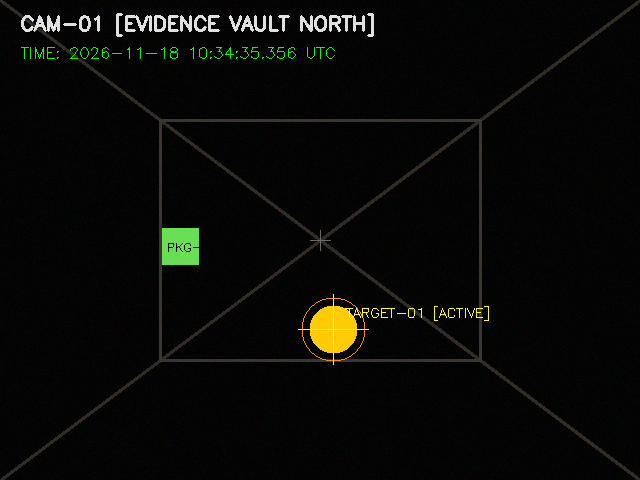
#> input picture evidence/frames/frame_000001.png, 640 x 480 px
$ python -i ai_tamper_detector.py   (imports and definitions only)   (older library calls are emulated)
#> lines starting #> are read from the running program, lines starting #| are printed output that depends on the picture
"""
AI & Computer Vision Forensic Analysis Engine.
Provides multi-modal spatial and temporal anomaly detection:
1. Error Level Analysis (ELA) - Detects compression and quantization inconsistencies
2. Laplacian Gradient Discontinuity - Identifies spliced, blurred, or pasted regions
3. Dense Optical Flow Temporal Consistency - Detects abrupt motion jumps from dropped/swapped frames
4. Composite AI Forensic Anomaly Score (0.0 to 1.0)
"""

import cv2
import numpy as np
from typing import Dict, Any, Tuple, Optional, List


class AITamperDetector:
    """
    Computer Vision and statistical forensic analyzer that complements
    the SHA-256 cryptographic hash chain with visual artifact detection.
    """

    def __init__(self, ela_scale: int = 20, ela_quality: int = 90):
        self.ela_scale = ela_scale
        self.ela_quality = ela_quality

    def compute_ela(self, frame: np.ndarray) -> Tuple[np.ndarray, float]:
        """
        Error Level Analysis (ELA):
        Compresses frame in-memory to JPEG and measures the pixel-level difference.
        Altered, spliced, or digitally modified areas compress at different error rates
        than the surrounding unmodified camera sensor pixels.
        Returns: (ela_visual_map, mean_error_intensity)
        """
        if frame is None:
            raise ValueError("Frame cannot be None")

        # Encode frame to JPEG memory buffer at fixed quality
        encode_param = [int(cv2.IMWRITE_JPEG_QUALITY), self.ela_quality]
        _, enc_img = cv2.imencode(".jpg", frame, encode_param)

        # Decode back to raw BGR
        resaved = cv2.imdecode(enc_img, cv2.IMREAD_COLOR)

        # Absolute difference between original and resaved
        diff = cv2.absdiff(frame, resaved)

        # Scale difference to enhance visibility
        ela_map = cv2.convertScaleAbs(diff, alpha=self.ela_scale, beta=0)

        # Compute mean ELA anomaly intensity
        mean_err = float(np.mean(diff))
        return ela_map, mean_err

    def detect_edge_discontinuities(self, frame: np.ndarray) -> Tuple[np.ndarray, float]:
        """
        Laplacian Gradient Discontinuity:
        Detects artificial high-frequency sharp borders or localized blur artifacts
        typical of pasted objects, digital stamps, or cloned regions.
        """
        gray = cv2.cvtColor(frame, cv2.COLOR_BGR2GRAY)
        laplacian = cv2.Laplacian(gray, cv2.CV_64F)
        lap_abs = np.uint8(np.absolute(laplacian))

        # Localized variance of gradient
        local_mean = cv2.blur(lap_abs, (15, 15))
        local_sqr_mean = cv2.blur(lap_abs ** 2, (15, 15))
        local_var = local_sqr_mean - local_mean ** 2

        norm_var = cv2.normalize(local_var, None, 0, 255, cv2.NORM_MINMAX, dtype=cv2.CV_8U)
        edge_anomaly_score = float(np.std(laplacian))
        return norm_var, edge_anomaly_score

    def compute_optical_flow_delta(
        self, prev_frame: np.ndarray, curr_frame: np.ndarray
    ) -> Tuple[float, np.ndarray]:
        """
        Dense Optical Flow Temporal Consistency:
        Computes Gunnar Farneback optical flow between consecutive frames.
        Detects abrupt motion jumps caused by dropped frames, temporal splicing,
        or rearranged frame sequences.
        """
        prev_gray = cv2.cvtColor(prev_frame, cv2.COLOR_BGR2GRAY)
        curr_gray = cv2.cvtColor(curr_frame, cv2.COLOR_BGR2GRAY)

        flow = cv2.calcOpticalFlowFarneback(
            prev_gray, curr_gray, None,
            pyr_scale=0.5, levels=3, winsize=15,
            iterations=3, poly_n=5, poly_sigma=1.2, flags=0
        )

        # Calculate magnitude and angle of 2D flow vectors
        mag, ang = cv2.cartToPolar(flow[..., 0], flow[..., 1])
        mean_motion = float(np.mean(mag))

        # Render HSV visualization of optical flow
        hsv = np.zeros_like(prev_frame)
        hsv[..., 1] = 255
        hsv[..., 0] = ang * 180 / np.pi / 2
        hsv[..., 2] = cv2.normalize(mag, None, 0, 255, cv2.NORM_MINMAX)
        flow_rgb = cv2.cvtColor(hsv, cv2.COLOR_HSV2BGR)

        return mean_motion, flow_rgb

    def analyze_frame_anomaly(
        self,
        frame: np.ndarray,
        prev_frame: Optional[np.ndarray] = None
    ) -> Dict[str, Any]:
        """
        Executes full multi-modal forensic inspection on an individual frame.
        Produces an overall AI Anomaly Score (0.0 to 1.0).
        """
        ela_map, ela_intensity = self.compute_ela(frame)
        edge_map, edge_score = self.detect_edge_discontinuities(frame)

        motion_delta = 0.0
        flow_vis = None
        if prev_frame is not None:
            motion_delta, flow_vis = self.compute_optical_flow_delta(prev_frame, frame)

        # High ELA error (> 6.0) or high edge spikiness indicates spatial editing
        ela_norm = min(1.0, max(0.0, (ela_intensity - 2.5) / 8.0))
        edge_norm = min(1.0, max(0.0, (edge_score - 10.0) / 40.0))

        # Composite score
        composite_score = float(0.6 * ela_norm + 0.4 * edge_norm)
        is_suspicious = composite_score > 0.45

        return {
            "is_suspicious": is_suspicious,
            "anomaly_score": round(composite_score, 4),
            "ela_intensity": round(ela_intensity, 3),
            "edge_anomaly_score": round(edge_score, 3),
            "optical_motion_delta": round(motion_delta, 3),
            "ela_map": ela_map,
            "edge_map": edge_map,
            "flow_vis": flow_vis
        }

>>> import cv2
>>> picture = cv2.imread('../evidence/frames/frame_000001.png')
#> picture is the input picture: shape (480, 640, 3); mean B, G, R 6.8, 9.6, 9
>>> result = AITamperDetector().analyze_frame_anomaly(picture)
#> in compute_ela, `diff = cv2.absdiff(frame, resaved)`:
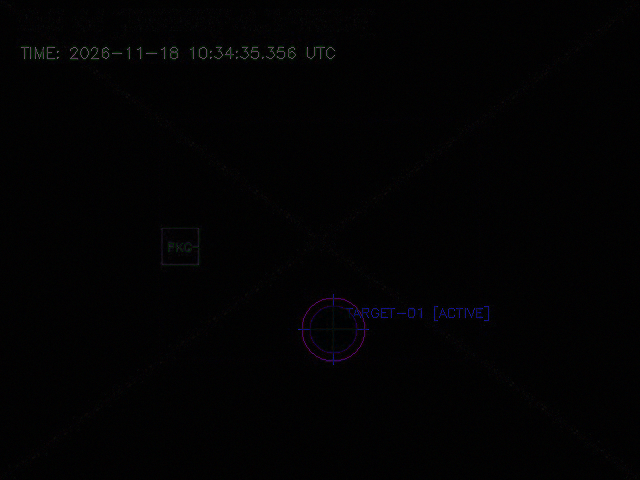
#> diff: shape (480, 640, 3); mean B, G, R 2.8, 2.2, 2.5
#> in compute_ela, `ela_map = cv2.convertScaleAbs(diff, alpha=self.ela_scale, beta=0)`:
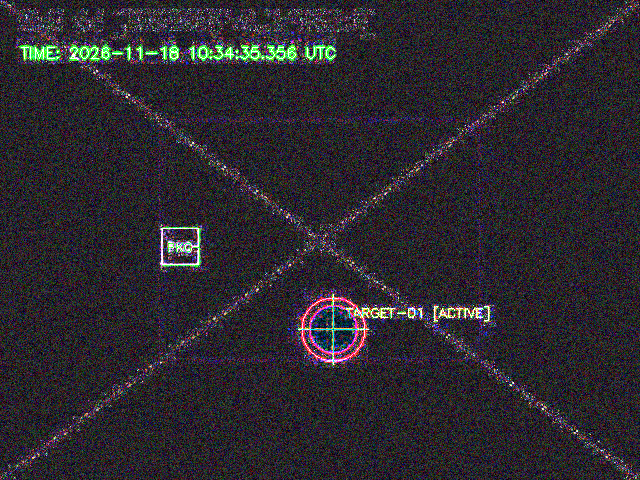
#> ela_map: shape (480, 640, 3); mean B, G, R 46.9, 40.5, 44.4
#> in compute_ela, `mean_err = float(np.mean(diff))`: mean_err = 2.48
#> in detect_edge_discontinuities, `laplacian = cv2.Laplacian(gray, cv2.CV_64F)`:
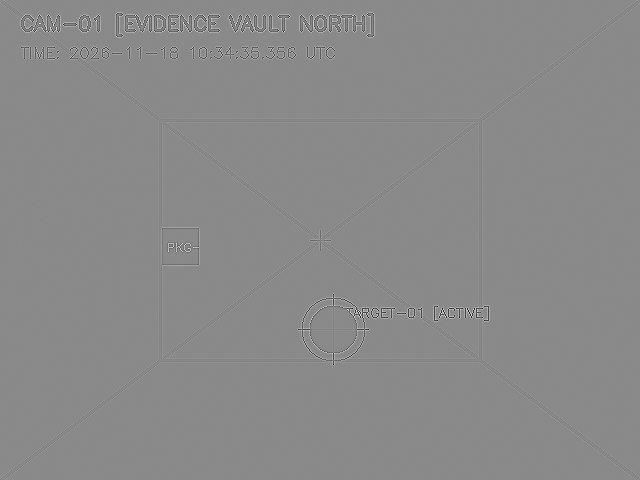
#> laplacian: shape (480, 640) float64; min -896, max 757, mean 0; drawn with min black and max white
#> in detect_edge_discontinuities, `lap_abs = np.uint8(np.absolute(laplacian))`:
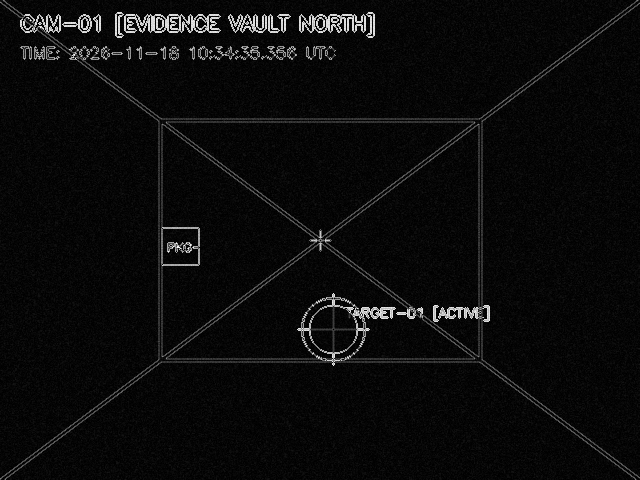
#> lap_abs: shape (480, 640); min 0, max 255, mean 11.4
#> in detect_edge_discontinuities, `local_mean = cv2.blur(lap_abs, (15, 15))`:
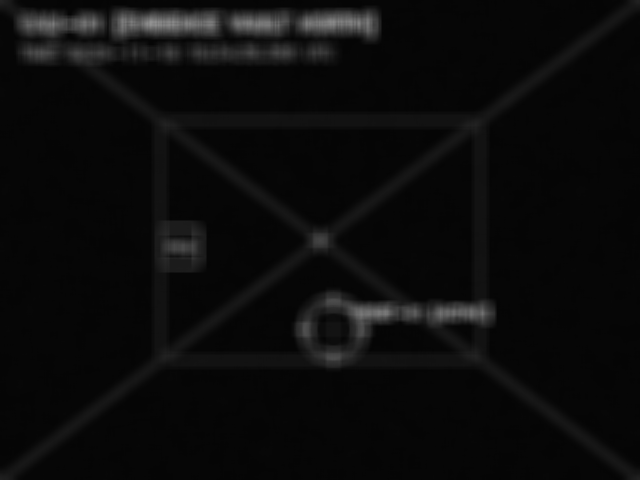
#> local_mean: shape (480, 640); min 4, max 147, mean 11.4
#> in detect_edge_discontinuities, `local_sqr_mean = cv2.blur(lap_abs ** 2, (15, 15))`:
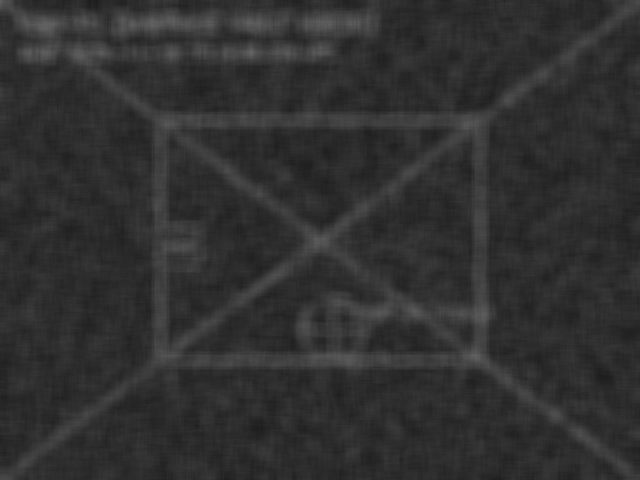
#> local_sqr_mean: shape (480, 640); min 29, max 101, mean 48.6
#> in detect_edge_discontinuities, `local_var = local_sqr_mean - local_mean ** 2`:
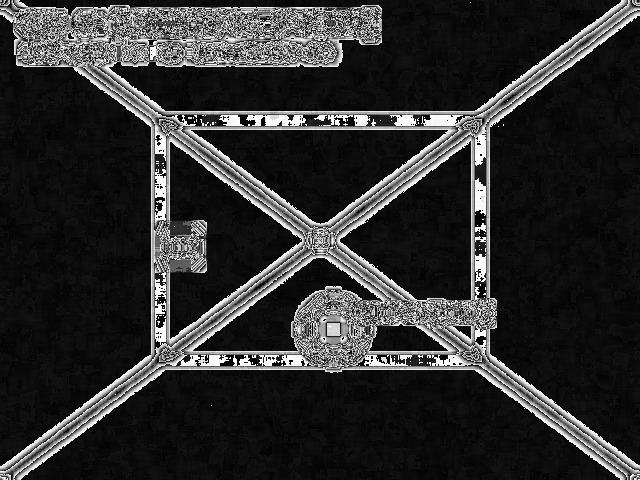
#> local_var: shape (480, 640); min 0, max 255, mean 46.4
#> in detect_edge_discontinuities, `edge_anomaly_score = float(np.std(laplacian))`: edge_anomaly_score = 49.21
#> in analyze_frame_anomaly, `ela_norm = min(1.0, max(0.0, (ela_intensity - 2.5) / 8.0))`: ela_norm = 0
#> in analyze_frame_anomaly, `edge_norm = min(1.0, max(0.0, (edge_score - 10.0) / 40.0))`: edge_norm = 0.98
#> in analyze_frame_anomaly, `composite_score = float(0.6 * ela_norm + 0.4 * edge_norm)`: composite_score = 0.392
#> in analyze_frame_anomaly, `is_suspicious = composite_score > 0.45`: is_suspicious = False
#> result = 8 items

$ run again, on evidence/frames/frame_000002.png
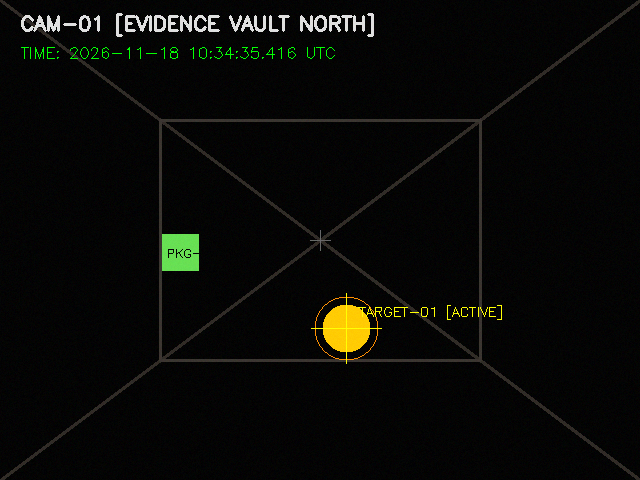
#> input picture evidence/frames/frame_000002.png, 640 x 480 px
#> picture is the input picture: shape (480, 640, 3); mean B, G, R 6.8, 9.6, 9
#> in compute_ela, `ela_map = cv2.convertScaleAbs(diff, alpha=self.ela_scale, beta=0)`:
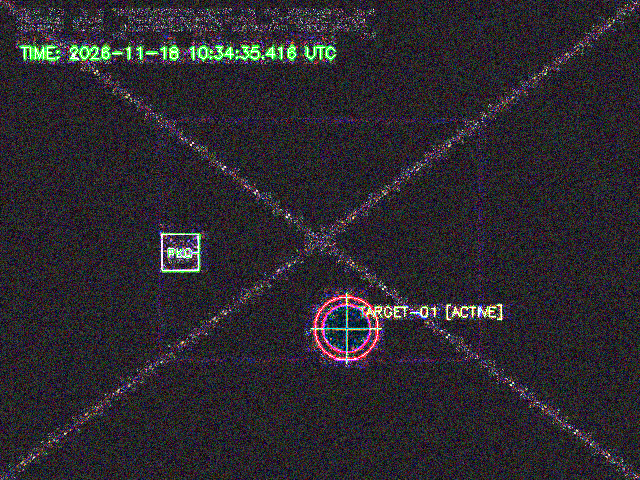
#> ela_map: shape (480, 640, 3); mean B, G, R 46.7, 40.5, 44.4
#> mean_err = 2.47
#> in detect_edge_discontinuities, `local_var = local_sqr_mean - local_mean ** 2`:
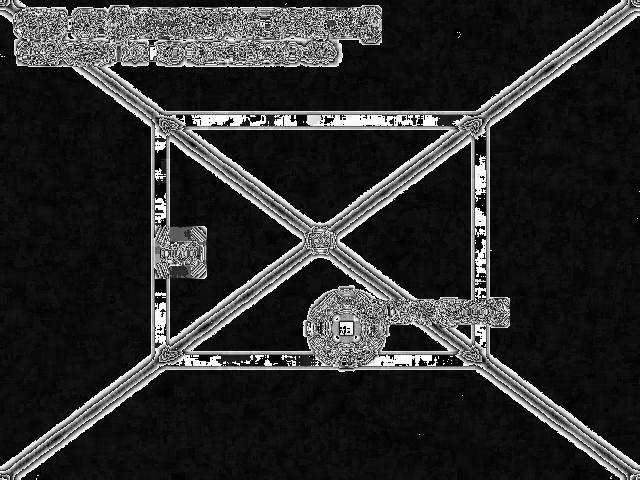
#> local_var: shape (480, 640); min 0, max 255, mean 46
#> edge_anomaly_score = 49.1
#> ela_norm = 0
#> edge_norm = 0.978
#> composite_score = 0.391
#> is_suspicious = False
#> result = 8 items

$ run again, on evidence/frames/frame_000004.png
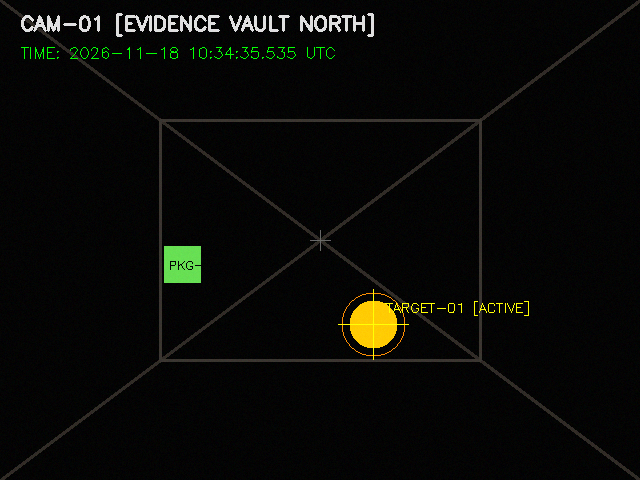
#> input picture evidence/frames/frame_000004.png, 640 x 480 px
#> picture is the input picture: shape (480, 640, 3); mean B, G, R 6.8, 9.6, 9
#> in compute_ela, `ela_map = cv2.convertScaleAbs(diff, alpha=self.ela_scale, beta=0)`:
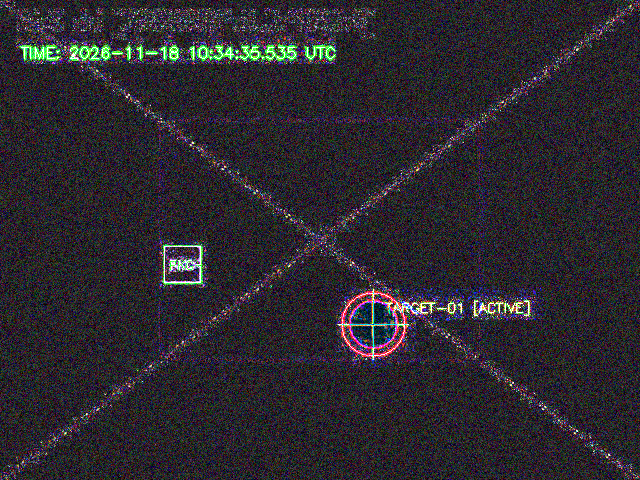
#> ela_map: shape (480, 640, 3); mean B, G, R 47.1, 40.5, 44.4
#> mean_err = 2.48
#> in detect_edge_discontinuities, `local_var = local_sqr_mean - local_mean ** 2`:
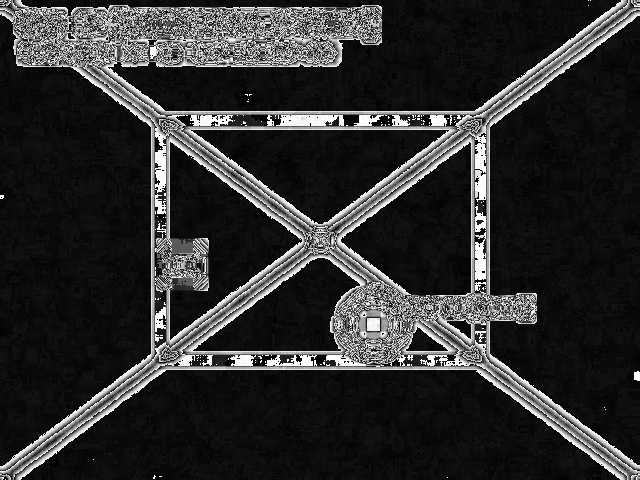
#> local_var: shape (480, 640); min 0, max 255, mean 46.4
#> edge_anomaly_score = 49.23
#> ela_norm = 0
#> edge_norm = 0.981
#> composite_score = 0.392
#> is_suspicious = False
#> result = 8 items
